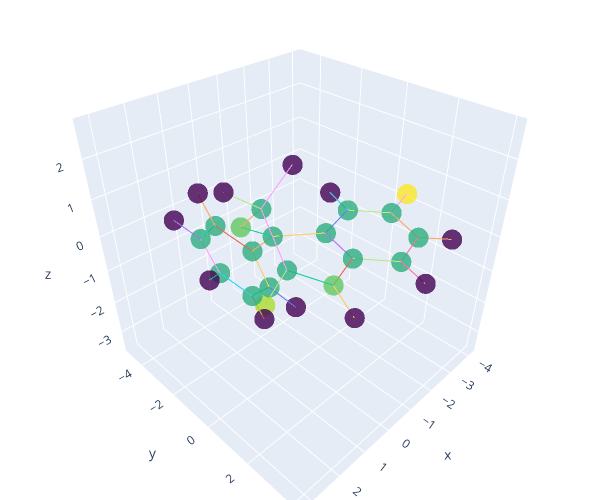

Notebook cell for this chart:
### Markdown cell above
### BZR Model Testing

### Code cell
dataset = TUDataset(root='/tmp/BZR', name='BZR', use_node_attr=True)

# convert the dataset to tensorized format
tdata = []
for data in dataset:
    g = data
    G = to_networkx(g)
    Z = torch.tensor(g['x'][:,:3])
    H = torch.tensor(g['x'][:,3:])
    Gdata = tensorize(G,Z,H)
    tdata.append(Gdata)
    Gdata['y'] = data['y'][0]

# plot the molecule
fig = plot_molecule(tdata[0])

fig.show()

### Figure 1 — Plotly figure (JSON) as saved in the notebook; plotly's stock layout.template omitted (floating-point values rounded to 4 significant figures)
{"data": [{"marker": {"color": [5, 5, 5, 5, 5, 5, 5, 6, 5, 5, 6, 5, 7, 8, 5, 5, 5, 5, 5, 0, 0, 0, 0, 0, 0, 0, 0, 0, 0, 0], "colorscale": [[0, "#440154"], [0.1111, "#482878"], [0.2222, "#3e4989"], [0.3333, "#31688e"], [0.4444, "#26828e"], [0.5556, "#1f9e89"], [0.6667, "#35b779"], [0.7778, "#6ece58"], [0.8889, "#b5de2b"], [1, "#fde725"]], "opacity": 0.8, "size": 7}, "mode": "markers", "showlegend": false, "type": "scatter3d", "x": [-2.626, -2.853, -1.797, -0.4784, -0.2435, -1.322, 0.6358, 1.718, 1.883, 2.102, 1.017, 0.5143, 3.184, -4.106, 0.004053, -0.08965, 0.3328, 0.8559, 0.9524, -3.462, -2.018, -1.163, 2.774, 1.04, 1.133, -0.3119, -0.4881, 0.2593, 1.191, 1.363], "y": [2.492, 1.135, 0.2539, 0.7362, 2.121, 2.984, -0.2661, -0.1663, 1.012, 2.247, 2.73, -1.48, 2.843, 0.6635, -1.386, -2.529, -3.763, -3.857, -2.717, 3.166, -0.8052, 4.056, 0.8698, 1.156, 3.667, -0.4299, -2.457, -4.653, -4.82, -2.8], "z": [0.06162, 0.2322, 0.431, 0.4712, 0.3747, 0.1267, 0.4953, 1.198, 2.047, 1.187, 0.501, -0.3752, 1.152, 0.1835, -1.676, -2.472, -1.976, -0.6868, 0.1129, -0.1082, 0.5322, 0.01832, 2.669, 2.733, 0.1259, -2.088, -3.482, -2.599, -0.304, 1.117]}, {"mode": "lines", "showlegend": false, "type": "scatter3d", "x": [-2.626, -2.853], "y": [2.492, 1.135], "z": [0.06162, 0.2322]}, {"mode": "lines", "showlegend": false, "type": "scatter3d", "x": [-2.626, -1.322], "y": [2.492, 2.984], "z": [0.06162, 0.1267]}, {"mode": "lines", "showlegend": false, "type": "scatter3d", "x": [-2.626, -3.462], "y": [2.492, 3.166], "z": [0.06162, -0.1082]}, {"mode": "lines", "showlegend": false, "type": "scatter3d", "x": [-2.626, -2.853], "y": [2.492, 1.135], "z": [0.06162, 0.2322]}, {"mode": "lines", "showlegend": false, "type": "scatter3d", "x": [-2.853, -1.797], "y": [1.135, 0.2539], "z": [0.2322, 0.431]}, {"mode": "lines", "showlegend": false, "type": "scatter3d", "x": [-2.853, -4.106], "y": [1.135, 0.6635], "z": [0.2322, 0.1835]}, {"mode": "lines", "showlegend": false, "type": "scatter3d", "x": [-2.853, -1.797], "y": [1.135, 0.2539], "z": [0.2322, 0.431]}, {"mode": "lines", "showlegend": false, "type": "scatter3d", "x": [-1.797, -0.4784], "y": [0.2539, 0.7362], "z": [0.431, 0.4712]}, {"mode": "lines", "showlegend": false, "type": "scatter3d", "x": [-1.797, -2.018], "y": [0.2539, -0.8052], "z": [0.431, 0.5322]}, {"mode": "lines", "showlegend": false, "type": "scatter3d", "x": [-1.797, -0.4784], "y": [0.2539, 0.7362], "z": [0.431, 0.4712]}, {"mode": "lines", "showlegend": false, "type": "scatter3d", "x": [-0.4784, -0.2435], "y": [0.7362, 2.121], "z": [0.4712, 0.3747]}, {"mode": "lines", "showlegend": false, "type": "scatter3d", "x": [-0.4784, 0.6358], "y": [0.7362, -0.2661], "z": [0.4712, 0.4953]}, {"mode": "lines", "showlegend": false, "type": "scatter3d", "x": [-0.4784, -0.2435], "y": [0.7362, 2.121], "z": [0.4712, 0.3747]}, {"mode": "lines", "showlegend": false, "type": "scatter3d", "x": [-0.2435, -1.322], "y": [2.121, 2.984], "z": [0.3747, 0.1267]}, {"mode": "lines", "showlegend": false, "type": "scatter3d", "x": [-0.2435, 1.017], "y": [2.121, 2.73], "z": [0.3747, 0.501]}, {"mode": "lines", "showlegend": false, "type": "scatter3d", "x": [-2.626, -1.322], "y": [2.492, 2.984], "z": [0.06162, 0.1267]}, {"mode": "lines", "showlegend": false, "type": "scatter3d", "x": [-0.2435, -1.322], "y": [2.121, 2.984], "z": [0.3747, 0.1267]}, {"mode": "lines", "showlegend": false, "type": "scatter3d", "x": [-1.322, -1.163], "y": [2.984, 4.056], "z": [0.1267, 0.01832]}, {"mode": "lines", "showlegend": false, "type": "scatter3d", "x": [-0.4784, 0.6358], "y": [0.7362, -0.2661], "z": [0.4712, 0.4953]}, {"mode": "lines", "showlegend": false, "type": "scatter3d", "x": [0.6358, 1.718], "y": [-0.2661, -0.1663], "z": [0.4953, 1.198]}, {"mode": "lines", "showlegend": false, "type": "scatter3d", "x": [0.6358, 0.5143], "y": [-0.2661, -1.48], "z": [0.4953, -0.3752]}, {"mode": "lines", "showlegend": false, "type": "scatter3d", "x": [0.6358, 1.718], "y": [-0.2661, -0.1663], "z": [0.4953, 1.198]}, {"mode": "lines", "showlegend": false, "type": "scatter3d", "x": [1.718, 1.883], "y": [-0.1663, 1.012], "z": [1.198, 2.047]}, {"mode": "lines", "showlegend": false, "type": "scatter3d", "x": [1.718, 1.883], "y": [-0.1663, 1.012], "z": [1.198, 2.047]}, {"mode": "lines", "showlegend": false, "type": "scatter3d", "x": [1.883, 2.102], "y": [1.012, 2.247], "z": [2.047, 1.187]}, {"mode": "lines", "showlegend": false, "type": "scatter3d", "x": [1.883, 2.774], "y": [1.012, 0.8698], "z": [2.047, 2.669]}, {"mode": "lines", "showlegend": false, "type": "scatter3d", "x": [1.883, 1.04], "y": [1.012, 1.156], "z": [2.047, 2.733]}, {"mode": "lines", "showlegend": false, "type": "scatter3d", "x": [1.883, 2.102], "y": [1.012, 2.247], "z": [2.047, 1.187]}, {"mode": "lines", "showlegend": false, "type": "scatter3d", "x": [2.102, 1.017], "y": [2.247, 2.73], "z": [1.187, 0.501]}, {"mode": "lines", "showlegend": false, "type": "scatter3d", "x": [2.102, 3.184], "y": [2.247, 2.843], "z": [1.187, 1.152]}, {"mode": "lines", "showlegend": false, "type": "scatter3d", "x": [-0.2435, 1.017], "y": [2.121, 2.73], "z": [0.3747, 0.501]}, {"mode": "lines", "showlegend": false, "type": "scatter3d", "x": [2.102, 1.017], "y": [2.247, 2.73], "z": [1.187, 0.501]}, {"mode": "lines", "showlegend": false, "type": "scatter3d", "x": [1.017, 1.133], "y": [2.73, 3.667], "z": [0.501, 0.1259]}, {"mode": "lines", "showlegend": false, "type": "scatter3d", "x": [0.6358, 0.5143], "y": [-0.2661, -1.48], "z": [0.4953, -0.3752]}, {"mode": "lines", "showlegend": false, "type": "scatter3d", "x": [0.5143, 0.004053], "y": [-1.48, -1.386], "z": [-0.3752, -1.676]}, {"mode": "lines", "showlegend": false, "type": "scatter3d", "x": [0.5143, 0.9524], "y": [-1.48, -2.717], "z": [-0.3752, 0.1129]}, {"mode": "lines", "showlegend": false, "type": "scatter3d", "x": [2.102, 3.184], "y": [2.247, 2.843], "z": [1.187, 1.152]}, {"mode": "lines", "showlegend": false, "type": "scatter3d", "x": [-2.853, -4.106], "y": [1.135, 0.6635], "z": [0.2322, 0.1835]}, {"mode": "lines", "showlegend": false, "type": "scatter3d", "x": [0.5143, 0.004053], "y": [-1.48, -1.386], "z": [-0.3752, -1.676]}, {"mode": "lines", "showlegend": false, "type": "scatter3d", "x": [0.004053, -0.08965], "y": [-1.386, -2.529], "z": [-1.676, -2.472]}, {"mode": "lines", "showlegend": false, "type": "scatter3d", "x": [0.004053, -0.3119], "y": [-1.386, -0.4299], "z": [-1.676, -2.088]}, {"mode": "lines", "showlegend": false, "type": "scatter3d", "x": [0.004053, -0.08965], "y": [-1.386, -2.529], "z": [-1.676, -2.472]}, {"mode": "lines", "showlegend": false, "type": "scatter3d", "x": [-0.08965, 0.3328], "y": [-2.529, -3.763], "z": [-2.472, -1.976]}, {"mode": "lines", "showlegend": false, "type": "scatter3d", "x": [-0.08965, -0.4881], "y": [-2.529, -2.457], "z": [-2.472, -3.482]}, {"mode": "lines", "showlegend": false, "type": "scatter3d", "x": [-0.08965, 0.3328], "y": [-2.529, -3.763], "z": [-2.472, -1.976]}, {"mode": "lines", "showlegend": false, "type": "scatter3d", "x": [0.3328, 0.8559], "y": [-3.763, -3.857], "z": [-1.976, -0.6868]}, {"mode": "lines", "showlegend": false, "type": "scatter3d", "x": [0.3328, 0.2593], "y": [-3.763, -4.653], "z": [-1.976, -2.599]}, {"mode": "lines", "showlegend": false, "type": "scatter3d", "x": [0.3328, 0.8559], "y": [-3.763, -3.857], "z": [-1.976, -0.6868]}, {"mode": "lines", "showlegend": false, "type": "scatter3d", "x": [0.8559, 0.9524], "y": [-3.857, -2.717], "z": [-0.6868, 0.1129]}, {"mode": "lines", "showlegend": false, "type": "scatter3d", "x": [0.8559, 1.191], "y": [-3.857, -4.82], "z": [-0.6868, -0.304]}, {"mode": "lines", "showlegend": false, "type": "scatter3d", "x": [0.5143, 0.9524], "y": [-1.48, -2.717], "z": [-0.3752, 0.1129]}, {"mode": "lines", "showlegend": false, "type": "scatter3d", "x": [0.8559, 0.9524], "y": [-3.857, -2.717], "z": [-0.6868, 0.1129]}, {"mode": "lines", "showlegend": false, "type": "scatter3d", "x": [0.9524, 1.363], "y": [-2.717, -2.8], "z": [0.1129, 1.117]}, {"mode": "lines", "showlegend": false, "type": "scatter3d", "x": [-2.626, -3.462], "y": [2.492, 3.166], "z": [0.06162, -0.1082]}, {"mode": "lines", "showlegend": false, "type": "scatter3d", "x": [-1.797, -2.018], "y": [0.2539, -0.8052], "z": [0.431, 0.5322]}, {"mode": "lines", "showlegend": false, "type": "scatter3d", "x": [-1.322, -1.163], "y": [2.984, 4.056], "z": [0.1267, 0.01832]}, {"mode": "lines", "showlegend": false, "type": "scatter3d", "x": [1.883, 2.774], "y": [1.012, 0.8698], "z": [2.047, 2.669]}, {"mode": "lines", "showlegend": false, "type": "scatter3d", "x": [1.883, 1.04], "y": [1.012, 1.156], "z": [2.047, 2.733]}, {"mode": "lines", "showlegend": false, "type": "scatter3d", "x": [1.017, 1.133], "y": [2.73, 3.667], "z": [0.501, 0.1259]}, {"mode": "lines", "showlegend": false, "type": "scatter3d", "x": [0.004053, -0.3119], "y": [-1.386, -0.4299], "z": [-1.676, -2.088]}, {"mode": "lines", "showlegend": false, "type": "scatter3d", "x": [-0.08965, -0.4881], "y": [-2.529, -2.457], "z": [-2.472, -3.482]}, {"mode": "lines", "showlegend": false, "type": "scatter3d", "x": [0.3328, 0.2593], "y": [-3.763, -4.653], "z": [-1.976, -2.599]}, {"mode": "lines", "showlegend": false, "type": "scatter3d", "x": [0.8559, 1.191], "y": [-3.857, -4.82], "z": [-0.6868, -0.304]}, {"mode": "lines", "showlegend": false, "type": "scatter3d", "x": [0.9524, 1.363], "y": [-2.717, -2.8], "z": [0.1129, 1.117]}], "layout": {"autosize": false, "height": 500, "margin": {"b": 0, "l": 0, "r": 0, "t": 0}, "scene": {"aspectmode": "cube"}, "width": 600}}
